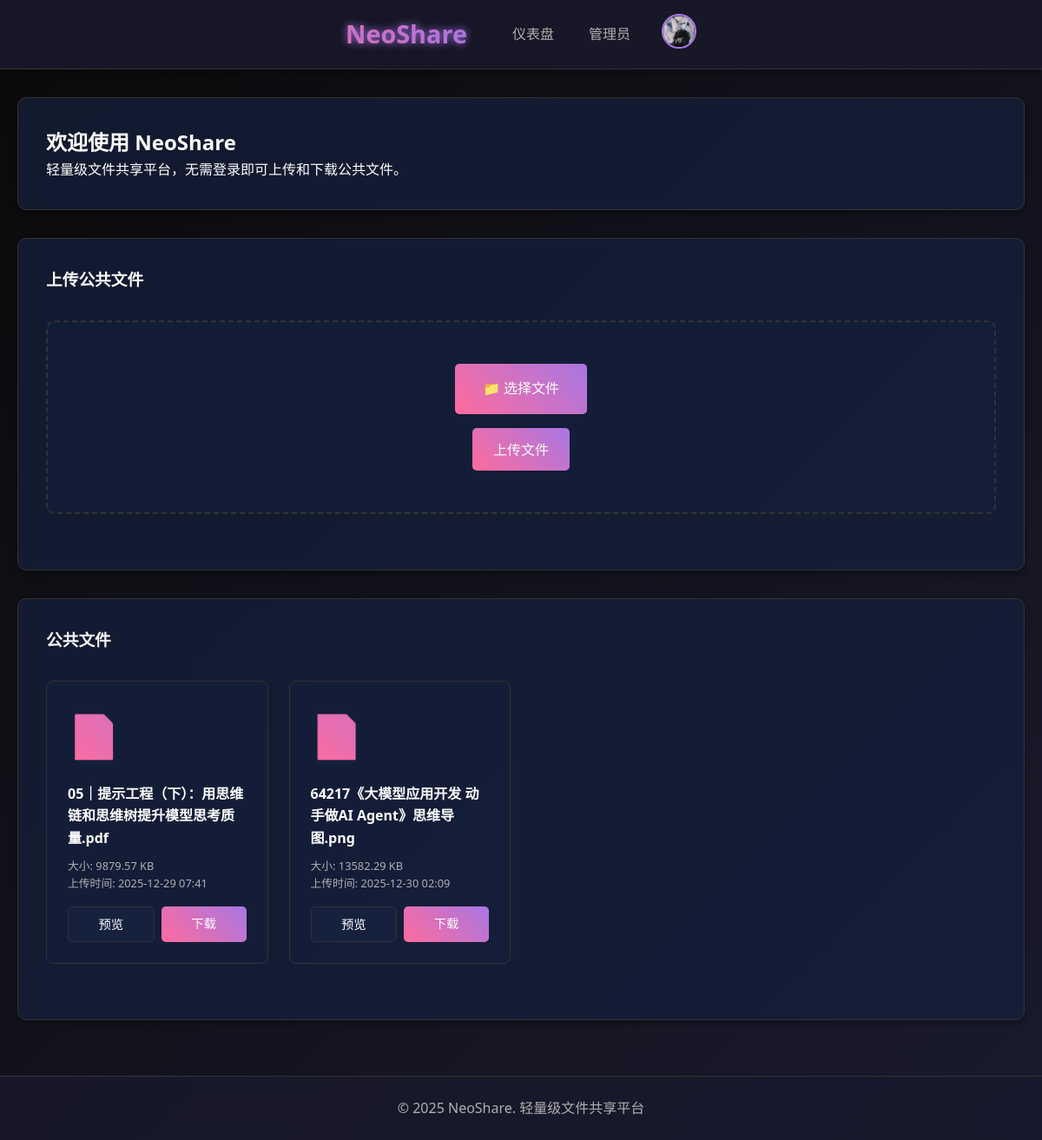
Page / (signed in) on the earlier database version.
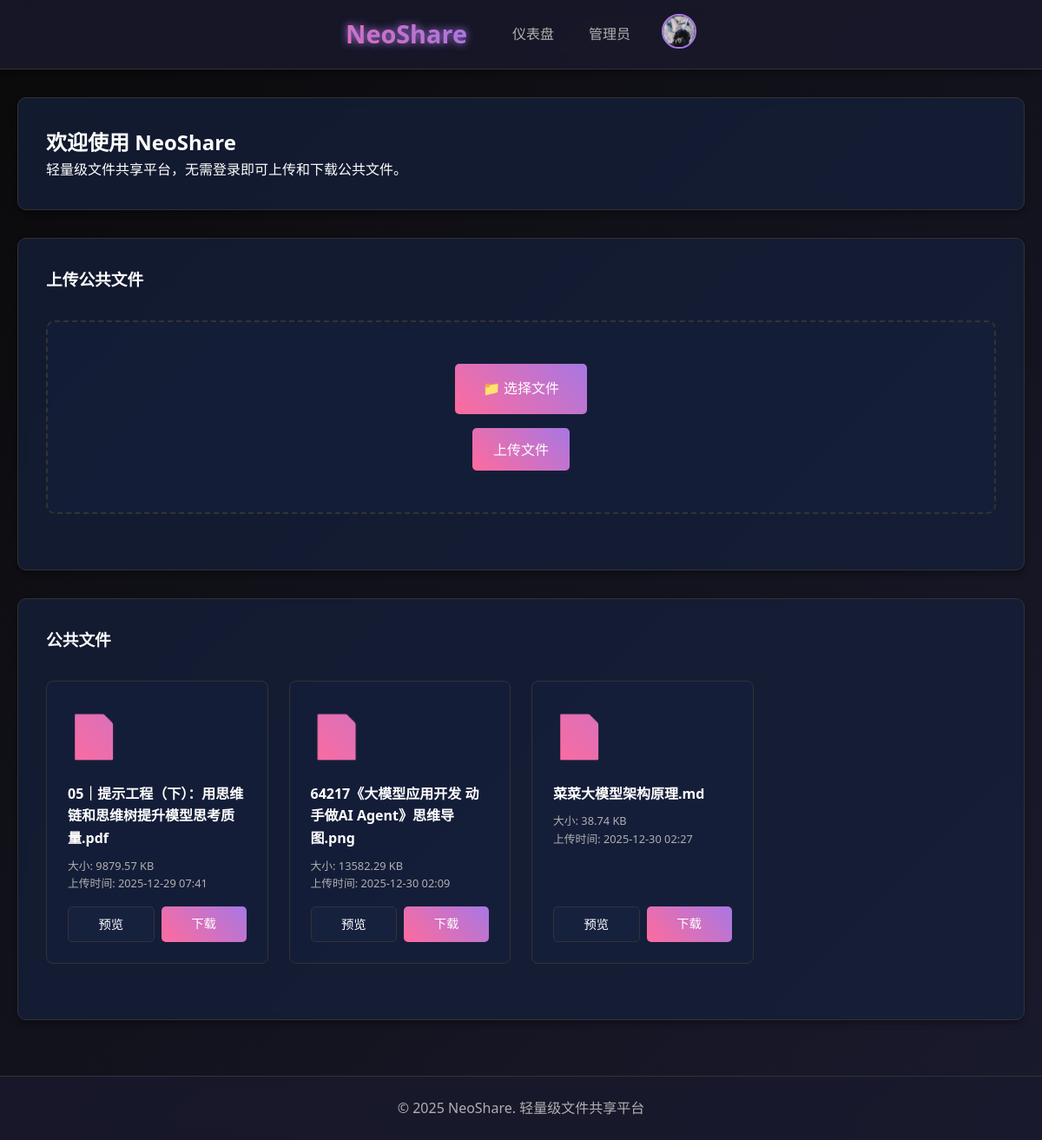
Same page on the later database version.
### new_app.py (models this page shows)
class User(UserMixin, db.Model):
    id = db.Column(db.Integer, primary_key=True)
    username = db.Column(db.String(80), unique=True, nullable=False)
    email = db.Column(db.String(120), unique=True, nullable=False)
    password = db.Column(db.String(200), nullable=False)
    nickname = db.Column(db.String(80), default='')
    avatar = db.Column(db.String(200), default='default.jpg')
    is_admin = db.Column(db.Boolean, default=False)
    is_banned = db.Column(db.Boolean, default=False)
    created_at = db.Column(db.DateTime, default=datetime.utcnow)
    files = db.relationship('File', backref='owner', lazy=True)

class File(db.Model):
    id = db.Column(db.Integer, primary_key=True)
    filename = db.Column(db.String(200), nullable=False)
    filepath = db.Column(db.String(400), nullable=False)
    owner_id = db.Column(db.Integer, db.ForeignKey('user.id'), nullable=True)
    is_public = db.Column(db.Boolean, default=False)
    created_at = db.Column(db.DateTime, default=datetime.utcnow)
    updated_at = db.Column(db.DateTime, default=datetime.utcnow, onupdate=datetime.utcnow)
    file_size = db.Column(db.Integer, nullable=False)

### new_app.py (the view)
@app.route('/')
def index():
    public_files = File.query.filter_by(is_public=True).all()
    return render_template('new_index.html', public_files=public_files)

### new_app.py (called while the page is built)
@login_manager.user_loader
def load_user(user_id):
    return User.query.get(int(user_id))

### templates/new_index.html (shortened to what this page needs)
{% extends 'new_base.html' %}
{% block content %}
    <div class="card">
        <h2>欢迎使用 NeoShare</h2>
        <p>轻量级文件共享平台，无需登录即可上传和下载公共文件。</p>
    </div>
    <div class="card">
        <h3>上传公共文件</h3>
        <form method="POST" action="{{ url_for('upload_file') }}" enctype="multipart/form-data" class="upload-form">
            <label for="file-upload" class="upload-label">
                📁 选择文件
            </label>
            <br>
            <button type="submit" class="btn btn-primary">上传文件</button>
        </form>
    </div>
    <div class="card">
        <h3>公共文件</h3>
        <div class="file-list">
            {% for file in public_files %}
                <div class="file-item">
                    <div class="file-icon">📄</div>
                    <div class="file-name">{{ file.filename }}</div>
                    <div class="file-meta">
                        <p>大小: {{ (file.file_size / 1024)|round(2) }} KB</p>
                        <p>上传时间: {{ file.created_at.strftime('%Y-%m-%d %H:%M') }}</p>
                    </div>
                    <div class="file-actions">
                        <a href="{{ url_for('preview_file', file_id=file.id) }}" class="btn btn-secondary">预览</a>
                        <a href="{{ url_for('download_file', filename=file.filepath.replace('uploads_new/', '')) }}" class="btn btn-primary">下载</a>
                    </div>
                </div>
            {% endfor %}
        </div>
    </div>
{% endblock %}

### templates/new_base.html (shortened to what this page needs)
<!DOCTYPE html>
<html lang="zh-CN">
<head>
    <link rel="stylesheet" href="{{ url_for('static', filename='css/new_style.css') }}">
</head>
<body>
    <div class="grid-container">
        <header class="header">
            <div class="container">
                <div class="header-content">
                    <h1 class="logo">NeoShare</h1>
                    <nav class="nav">
                        {% if current_user.is_authenticated %}
                            <a href="{{ url_for('dashboard') }}">仪表盘</a>
                            {% if current_user.is_admin %}
                                <a href="{{ url_for('admin') }}">管理员</a>
                            {% endif %}
                            <div class="user-dropdown">
                                <button class="dropdown-toggle" aria-expanded="false">
                                    <img src="{{ url_for('static', filename='images/' + current_user.avatar) }}" alt="头像" class="dropdown-avatar">
                                </button>
                            </div>
                        {% else %}
                            <a href="{{ url_for('index') }}">首页</a>
                            <a href="{{ url_for('login') }}">登录</a>
                            <a href="{{ url_for('register') }}">注册</a>
                        {% endif %}
                    </nav>
                </div>
            </div>
        </header>
        <main class="main">
            <div class="container">
                {% block content %}
                {% endblock %}
            </div>
        </main>
        <footer class="footer">
            <div class="container">
                <p>&copy; 2025 NeoShare. 轻量级文件共享平台</p>
            </div>
        </footer>
    </div>
</body>
</html>

Differences in the rows shown:
added File: filename "菜菜大模型架构原理.md", (file.file_size/1024)|round(2) "38.74", created_at "2025-12-30 02:27"
